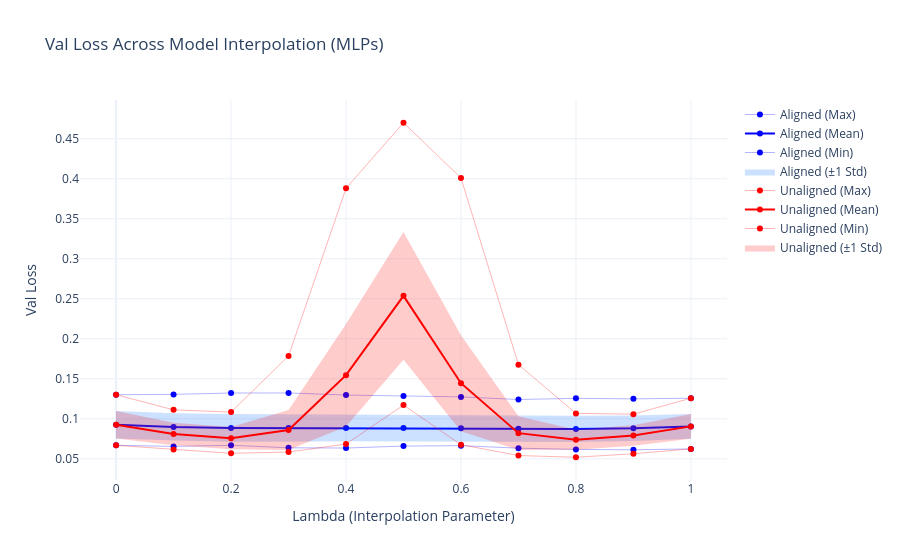

Here is the notebook cell this chart was saved with:
### Code cell
results_mlp = load_json("outputs/2025-11-18/16-43-22__mlp_mnist/rebasin_lmc_results_epoch_100.json")
plot_interpolation_metric(results_mlp, "val_loss", False, title_suffix="MLPs")

### Figure 1 — Plotly figure (JSON) as saved in the notebook; plotly's stock layout.template omitted (floating-point values rounded to 4 significant figures)
{"data": [{"line": {"color": "blue", "width": 0.3}, "mode": "lines+markers", "name": "Aligned (Max)", "type": "scatter", "x": [0, 0.1, 0.2, 0.3, 0.4, 0.5, 0.6, 0.7, 0.8, 0.9, 1], "y": [0.1301, 0.1305, 0.1322, 0.1323, 0.1297, 0.1287, 0.1274, 0.1241, 0.1256, 0.1249, 0.1258]}, {"line": {"color": "blue", "width": 2}, "mode": "lines+markers", "name": "Aligned (Mean)", "type": "scatter", "x": [0, 0.1, 0.2, 0.3, 0.4, 0.5, 0.6, 0.7, 0.8, 0.9, 1], "y": [0.09258, 0.08981, 0.08865, 0.08839, 0.08848, 0.08847, 0.08812, 0.0876, 0.08741, 0.08816, 0.09054]}, {"line": {"color": "blue", "width": 0.3}, "mode": "lines+markers", "name": "Aligned (Min)", "type": "scatter", "x": [0, 0.1, 0.2, 0.3, 0.4, 0.5, 0.6, 0.7, 0.8, 0.9, 1], "y": [0.06688, 0.0655, 0.06696, 0.06379, 0.06348, 0.06591, 0.06645, 0.06332, 0.06181, 0.06129, 0.06237]}, {"fill": "toself", "fillcolor": "rgba(0, 100, 255, 0.2)", "line": {"color": "rgba(255,255,255,0)"}, "name": "Aligned (±1 Std)", "showlegend": true, "type": "scatter", "x": [0, 0.1, 0.2, 0.3, 0.4, 0.5, 0.6, 0.7, 0.8, 0.9, 1, 1, 0.9, 0.8, 0.7, 0.6, 0.5, 0.4, 0.3, 0.2, 0.1, 0], "y": [0.1098, 0.1069, 0.1059, 0.1055, 0.105, 0.1044, 0.104, 0.1038, 0.1037, 0.1041, 0.1061, 0.07496, 0.07221, 0.07111, 0.0714, 0.07219, 0.07251, 0.07199, 0.07131, 0.07139, 0.07275, 0.0754]}, {"line": {"color": "red", "width": 0.3}, "mode": "lines+markers", "name": "Unaligned (Max)", "type": "scatter", "x": [0, 0.1, 0.2, 0.3, 0.4, 0.5, 0.6, 0.7, 0.8, 0.9, 1], "y": [0.1301, 0.1112, 0.1084, 0.1785, 0.3881, 0.47, 0.401, 0.1677, 0.1068, 0.1058, 0.1258]}, {"line": {"color": "red", "width": 2}, "mode": "lines+markers", "name": "Unaligned (Mean)", "type": "scatter", "x": [0, 0.1, 0.2, 0.3, 0.4, 0.5, 0.6, 0.7, 0.8, 0.9, 1], "y": [0.09258, 0.08099, 0.07584, 0.08592, 0.1545, 0.2536, 0.1445, 0.08211, 0.07386, 0.07913, 0.09054]}, {"line": {"color": "red", "width": 0.3}, "mode": "lines+markers", "name": "Unaligned (Min)", "type": "scatter", "x": [0, 0.1, 0.2, 0.3, 0.4, 0.5, 0.6, 0.7, 0.8, 0.9, 1], "y": [0.06688, 0.06174, 0.05693, 0.0585, 0.06847, 0.1171, 0.06767, 0.05408, 0.05197, 0.0564, 0.06237]}, {"fill": "toself", "fillcolor": "rgba(255, 0, 0, 0.2)", "line": {"color": "rgba(255,255,255,0)"}, "name": "Unaligned (±1 Std)", "showlegend": true, "type": "scatter", "x": [0, 0.1, 0.2, 0.3, 0.4, 0.5, 0.6, 0.7, 0.8, 0.9, 1, 1, 0.9, 0.8, 0.7, 0.6, 0.5, 0.4, 0.3, 0.2, 0.1, 0], "y": [0.1098, 0.09499, 0.0897, 0.1109, 0.2185, 0.3334, 0.2044, 0.1032, 0.08649, 0.09199, 0.1061, 0.07496, 0.06628, 0.06124, 0.06103, 0.0846, 0.1739, 0.09044, 0.06097, 0.06199, 0.06699, 0.0754]}], "layout": {"hovermode": "x unified", "title": {"text": "Val Loss Across Model Interpolation (MLPs)"}, "xaxis": {"title": {"text": "Lambda (Interpolation Parameter)"}}, "yaxis": {"title": {"text": "Val Loss"}, "type": "linear"}}}
